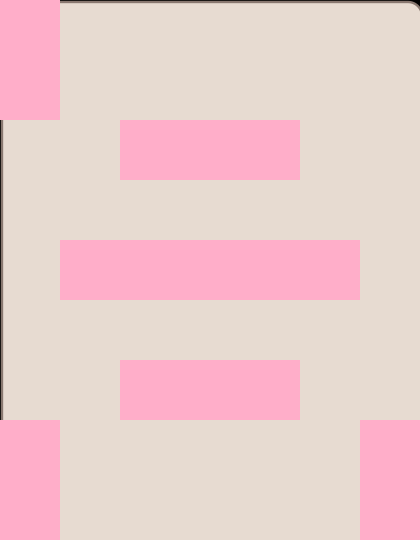

This is a level from a 2D game, rendered from its Tiled map with the project's own tilesets. A one-line summary and the map file follow, with tile-layer data summarised:
An orthogonal 7x9 tile map with 60x60 px tiles, 3 tile layers (background, wall, Items), 3 tilesets and 14 objects (food1, food2, food3, food4, food5, ...).

<map version="1.0" orientation="orthogonal" width="7" height="9" tilewidth="60" tileheight="60">
 <tileset firstgid="1" name="wall" tilewidth="60" tileheight="60">
  <image source="wall.png" width="120" height="120" />
 </tileset>
 <tileset firstgid="5" name="background1" tilewidth="60" tileheight="60">
  <image source="background1.png" width="424" height="544" />
 </tileset>
 <tileset firstgid="68" source="metaset1.tsx" />
 <layer name="background" width="7" height="9">
  <data>[63 cells, 63 non-empty, 63 distinct tile ids]</data>
 </layer>
 <layer name="wall" width="7" height="9">
  <data>[63 cells, 17 non-empty, 3 distinct tile ids]</data>
 </layer>
 <layer name="Items" width="7" height="9">
  <data>[63 cells, 17 non-empty, 1 distinct tile ids]</data>
 </layer>
 <objectgroup name="foods" width="7" height="9">
  <object name="food1" x="68" y="66" width="45" height="46" />
  <object name="food2" x="122" y="184" width="45" height="46" />
  <object name="food3" x="129" y="314" width="45" height="46" />
  <object name="food4" x="11" y="370" width="45" height="46" />
  <object name="food5" x="366" y="245" width="45" height="46" />
  <object name="food6" x="61" y="487" width="45" height="46" />
  <object name="food7" x="305" y="485" width="45" height="46" />
 </objectgroup>
 <objectgroup name="obstacle" width="7" height="9">
  <object name="obstaclePoint" x="308" y="368" width="45" height="46" />
 </objectgroup>
 <objectgroup name="object" width="7" height="9">
  <object name="character" x="186" y="482" width="45" height="46" />
 </objectgroup>
 <objectgroup name="endPoint" width="7" height="9">
  <object name="counter" x="368" y="3" width="45" height="46" />
 </objectgroup>
 <objectgroup name="items" width="7" height="9">
  <object name="item1" x="308" y="130" width="45" height="46" />
  <object name="item2" x="6" y="248" width="45" height="46" />
  <object name="item3" x="246" y="306" width="45" height="46" />
  <object name="item4" x="244" y="66" width="45" height="46" />
 </objectgroup>
</map>
